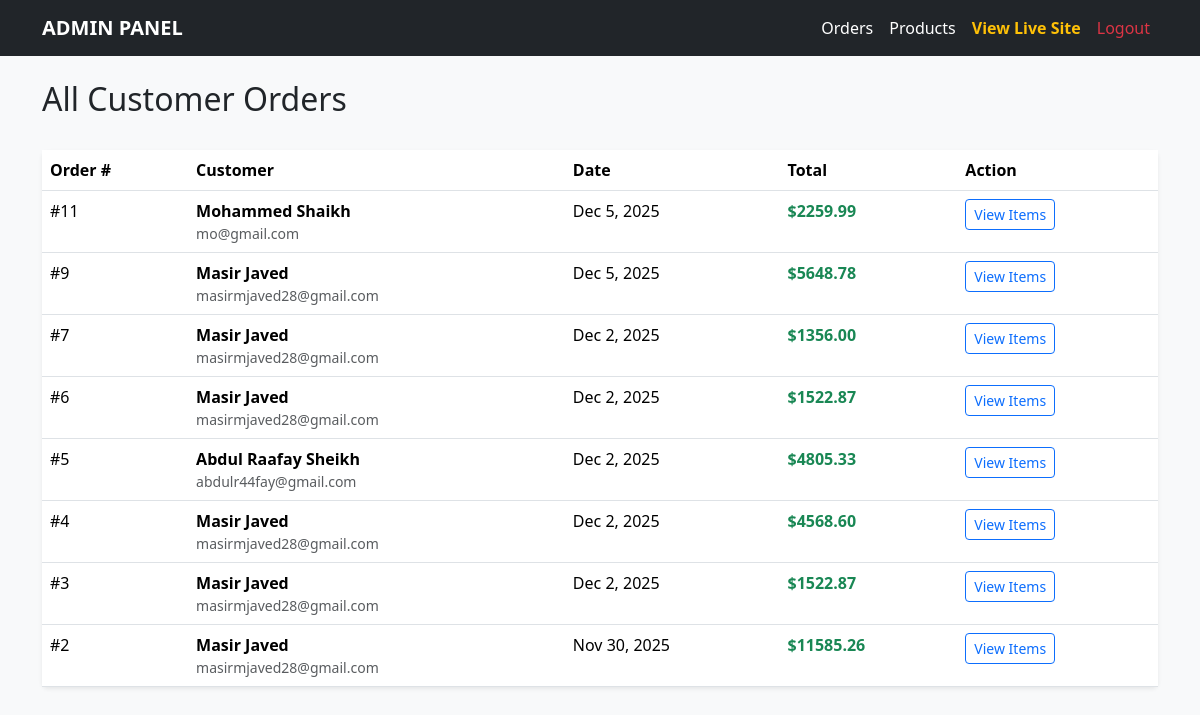
/admin/dashboard.php (signed in), run on the app's committed database.
### tables this page shows
CREATE TABLE `orders` (
  `id` int(11) NOT NULL,
  `user_id` int(11) DEFAULT NULL,
  `total_price` decimal(10,2) DEFAULT NULL,
  `order_date` datetime DEFAULT current_timestamp(),
  `shipping_address` varchar(255) DEFAULT NULL,
  `shipping_city` varchar(100) DEFAULT NULL,
  `shipping_zip` varchar(20) DEFAULT NULL
);

CREATE TABLE `users` (
  `id` int(11) NOT NULL,
  `name` varchar(255) NOT NULL,
  `email` varchar(255) NOT NULL,
  `username` varchar(50) DEFAULT NULL,
  `password` varchar(255) NOT NULL,
  `is_admin` tinyint(1) DEFAULT 0,
  `address` varchar(255) DEFAULT NULL,
  `city` varchar(100) DEFAULT NULL,
  `province` varchar(100) DEFAULT NULL,
  `postal_code` varchar(20) DEFAULT NULL
);

### admin/dashboard.php (the view, shortened to what this page needs)
<?php
require_once "header.php";
require_once "../db/conn.php";
$sql = "SELECT o.id, o.total_price, o.order_date, u.name, u.email
        FROM orders o
        JOIN users u ON o.user_id = u.id
        ORDER BY o.order_date DESC";
$result = mysqli_query($conn, $sql);
?>
<div class="d-flex justify-content-between align-items-center mb-4">
    <h2>All Customer Orders</h2>
</div>
<div class="card border-0 shadow-sm">
    <div class="card-body p-0">
        <table class="table table-hover mb-0">
            <thead class="bg-light">
                <tr>
                    <th>Order #</th>
                    <th>Customer</th>
                    <th>Date</th>
                    <th>Total</th>
                    <th>Action</th>
                </tr>
            </thead>
            <tbody>
                <?php while ($row = mysqli_fetch_assoc($result)): ?>
                    <tr>
                        <td>#<?php echo $row['id']; ?></td>
                        <td>
                            <div class="fw-bold"><?php echo htmlspecialchars($row['name']); ?></div>
                            <div class="small text-muted"><?php echo htmlspecialchars($row['email']); ?></div>
                        </td>
                        <td><?php echo date("M j, Y", strtotime($row['order_date'])); ?></td>
                        <td class="fw-bold text-success">$<?php echo $row['total_price']; ?></td>
                        <td>
                            <a href="orderdetail.php?id=<?php echo $row['id']; ?>" class="btn btn-sm btn-outline-primary">View Items</a>
                        </td>
                    </tr>
                <?php endwhile; ?>
            </tbody>
        </table>
    </div>
</div>
</body>
</html>

### data on the page
orders: id "11", user.name "Mohammed Shaikh", user.email "mo@gmail.com", order_date "Dec 5, 2025", total_price "2259.99"
orders: id "9", user.name "Masir Javed", user.email "masirmjaved28@gmail.com", order_date "Dec 5, 2025", total_price "5648.78"
orders: id "7", user.name "Masir Javed", user.email "masirmjaved28@gmail.com", order_date "Dec 2, 2025", total_price "1356.00"
orders: id "6", user.name "Masir Javed", user.email "masirmjaved28@gmail.com", order_date "Dec 2, 2025", total_price "1522.87"
orders: id "5", user.name "Abdul Raafay Sheikh", user.email "abdulr44fay@gmail.com", order_date "Dec 2, 2025", total_price "4805.33"
orders: id "4", user.name "Masir Javed", user.email "masirmjaved28@gmail.com", order_date "Dec 2, 2025", total_price "4568.60"
orders: id "3", user.name "Masir Javed", user.email "masirmjaved28@gmail.com", order_date "Dec 2, 2025", total_price "1522.87"
orders: id "2", user.name "Masir Javed", user.email "masirmjaved28@gmail.com", order_date "Nov 30, 2025", total_price "11585.26"
